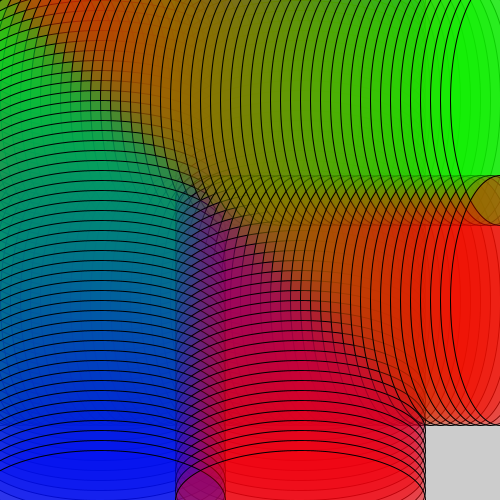
Frame 1 (no input)
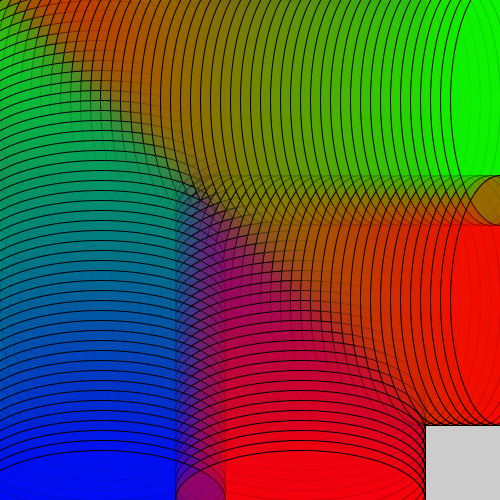
Frame 60 (the mouse pressed at the canvas centre just before this capture)
Frame 120 (the mouse held since frame 60 and released just before this capture): identical to frame 60, image omitted

The Processing sketch that drew these frames (run headless with seeded random() and noise(); from frame 60 on, the mouse is pressed at the canvas centre):

// Processing sketch: forloopcircles
// ── forloopcircles.pde

void setup()
{
  size(500,500);
}

void draw()
{
  for(int i = 0 ; i < 501 ; i+=10)
  {
    fill(255-(i/2), i/2, 0, 80);
    ellipse(i, 100, 100, 250);
    fill(i/2, 255-(i/2), 0, 80);
    ellipse(i, 300, 100, 250);
    fill(0, 255-(i/2), i/2, 80);
    ellipse(100, i, 250, 100);
    fill(i/2, 0, 255-(i/2), 80);
    ellipse(300, i, 250, 100);
  }
}
